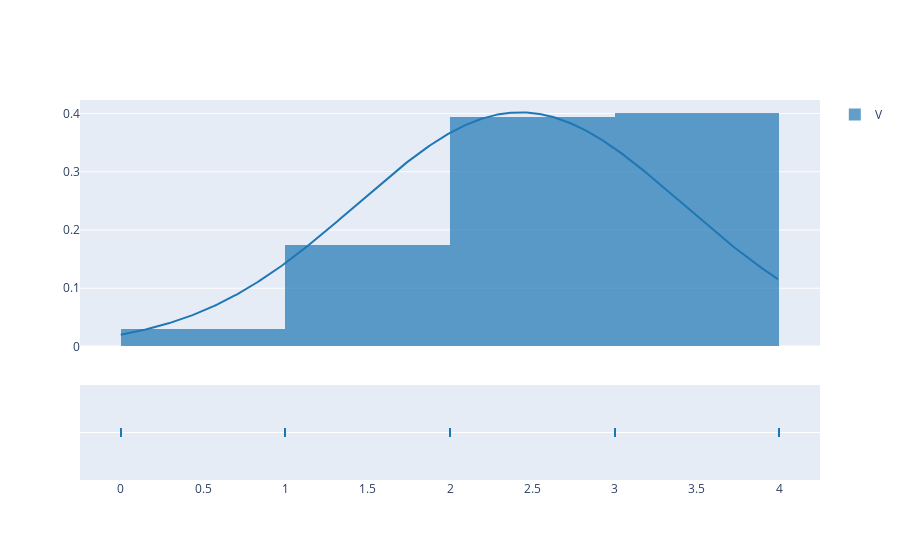

Write notebook code for a chart like this one.
### Code cell
V = rng.binomial(4,0.6, size=500)
ff.create_distplot([V], ["V"], show_hist=True, curve_type="normal")

### Figure 1 — Plotly figure (JSON) as saved in the notebook; plotly's stock layout.template omitted (floating-point values rounded to 4 significant figures; data arrays with more than 128 entries replaced by an {"elided": "..."} marker saying what was removed)
{"data": [{"autobinx": false, "histnorm": "probability density", "legendgroup": "V", "marker": {"color": "rgb(31, 119, 180)"}, "name": "V", "opacity": 0.7, "type": "histogram", "x": {"elided": "500 int values"}, "xaxis": "x", "xbins": {"end": 4, "size": 1, "start": 0}, "yaxis": "y"}, {"legendgroup": "V", "marker": {"color": "rgb(31, 119, 180)"}, "mode": "lines", "name": "V", "showlegend": false, "type": "scatter", "x": {"elided": "500 float values"}, "xaxis": "x", "y": {"elided": "500 float values"}, "yaxis": "y"}, {"legendgroup": "V", "marker": {"color": "rgb(31, 119, 180)", "symbol": "line-ns-open"}, "mode": "markers", "name": "V", "showlegend": false, "type": "scatter", "x": {"elided": "500 int values"}, "xaxis": "x", "y": {"elided": "500 str values"}, "yaxis": "y2"}], "layout": {"barmode": "overlay", "hovermode": "closest", "legend": {"traceorder": "reversed"}, "xaxis": {"anchor": "y2", "domain": [0, 1], "zeroline": false}, "yaxis": {"anchor": "free", "domain": [0.35, 1], "position": 0}, "yaxis2": {"anchor": "x", "domain": [0, 0.25], "dtick": 1, "showticklabels": false}}}
